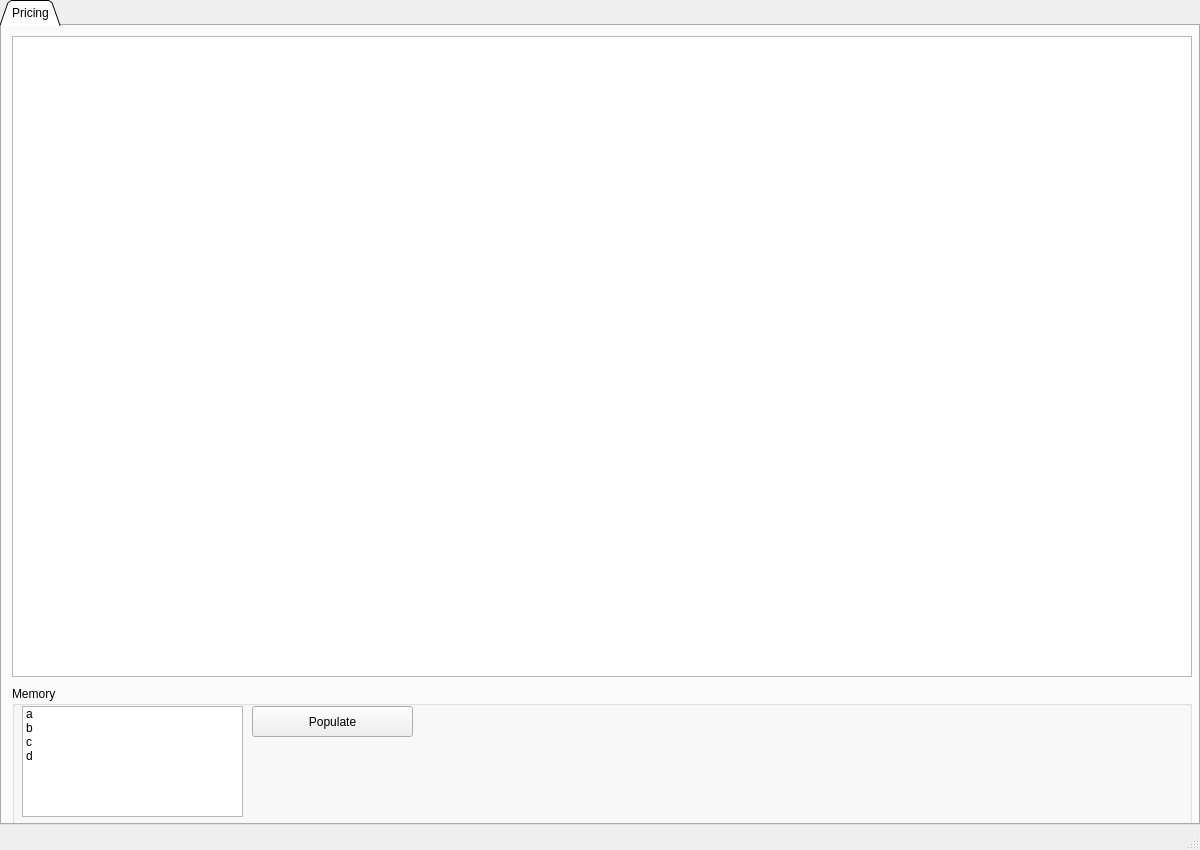
<?xml version="1.0" encoding="UTF-8"?>
<ui version="4.0">
 <class>MainWindow</class>
 <widget class="QMainWindow" name="MainWindow">
  <property name="geometry">
   <rect>
    <x>0</x>
    <y>0</y>
    <width>1200</width>
    <height>850</height>
   </rect>
  </property>
  <property name="windowTitle">
   <string>Burette</string>
  </property>
  <property name="windowOpacity">
   <double>0.000000000000000</double>
  </property>
  <widget class="QWidget" name="container">
   <widget class="QTabWidget" name="tabs">
    <property name="geometry">
     <rect>
      <x>0</x>
      <y>0</y>
      <width>1200</width>
      <height>825</height>
     </rect>
    </property>
    <property name="tabShape">
     <enum>QTabWidget::Triangular</enum>
    </property>
    <property name="currentIndex">
     <number>0</number>
    </property>
    <widget class="QWidget" name="tabPricing">
     <attribute name="title">
      <string>Pricing</string>
     </attribute>
     <widget class="QGroupBox" name="memGroup">
      <property name="geometry">
       <rect>
        <x>10</x>
        <y>660</y>
        <width>1180</width>
        <height>141</height>
       </rect>
      </property>
      <property name="title">
       <string>Memory</string>
      </property>
      <widget class="QListWidget" name="memList">
       <property name="geometry">
        <rect>
         <x>10</x>
         <y>20</y>
         <width>221</width>
         <height>111</height>
        </rect>
       </property>
       <property name="selectionMode">
        <enum>QAbstractItemView::MultiSelection</enum>
       </property>
       <property name="selectionBehavior">
        <enum>QAbstractItemView::SelectItems</enum>
       </property>
       <property name="movement">
        <enum>QListView::Static</enum>
       </property>
       <item>
        <property name="text">
         <string>a</string>
        </property>
       </item>
       <item>
        <property name="text">
         <string>b</string>
        </property>
       </item>
       <item>
        <property name="text">
         <string>c</string>
        </property>
       </item>
       <item>
        <property name="text">
         <string>d</string>
        </property>
       </item>
      </widget>
      <widget class="QPushButton" name="memBtn">
       <property name="geometry">
        <rect>
         <x>240</x>
         <y>20</y>
         <width>161</width>
         <height>31</height>
        </rect>
       </property>
       <property name="text">
        <string>Populate</string>
       </property>
      </widget>
     </widget>
     <widget class="QTableView" name="tableView">
      <property name="geometry">
       <rect>
        <x>10</x>
        <y>10</y>
        <width>1180</width>
        <height>641</height>
       </rect>
      </property>
     </widget>
    </widget>
   </widget>
  </widget>
  <widget class="QStatusBar" name="statusbar"/>
 </widget>
 <resources/>
 <connections/>
</ui>
